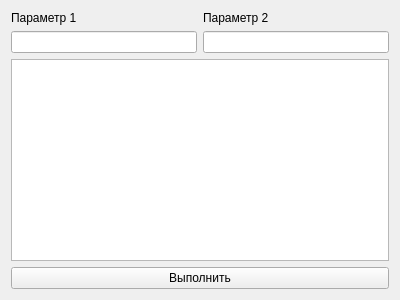
<?xml version="1.0" encoding="UTF-8"?>
<ui version="4.0">
 <class>CalcWindow</class>
 <widget class="QWidget" name="CalcWindow">
  <property name="geometry">
   <rect>
    <x>0</x>
    <y>0</y>
    <width>400</width>
    <height>300</height>
   </rect>
  </property>
  <property name="windowTitle">
   <string>Расчет лавинной опасности</string>
  </property>
  <property name="windowIcon">
   <iconset resource="resource.qrc">
    <normaloff>:/rec/img/ico.ico</normaloff>:/rec/img/ico.ico</iconset>
  </property>
  <layout class="QGridLayout" name="gridLayout">
   <item row="1" column="0">
    <widget class="QLineEdit" name="lineEdit"/>
   </item>
   <item row="1" column="1">
    <widget class="QLineEdit" name="lineEdit_2"/>
   </item>
   <item row="3" column="0" colspan="2">
    <widget class="QPushButton" name="btn_enter">
     <property name="styleSheet">
      <string notr="true">QPushButton:hover { background-color: rgb(186, 189, 182) }
QPushButton:pressed { background-color: rgb(85, 87, 83) }</string>
     </property>
     <property name="text">
      <string>Выполнить</string>
     </property>
    </widget>
   </item>
   <item row="2" column="0" colspan="2">
    <widget class="QTextEdit" name="textEdit"/>
   </item>
   <item row="0" column="0">
    <widget class="QLabel" name="label">
     <property name="text">
      <string>Параметр 1</string>
     </property>
    </widget>
   </item>
   <item row="0" column="1">
    <widget class="QLabel" name="label_2">
     <property name="text">
      <string>Параметр 2</string>
     </property>
    </widget>
   </item>
  </layout>
 </widget>
 <resources>
  <include location="resource.qrc"/>
 </resources>
 <connections/>
</ui>
